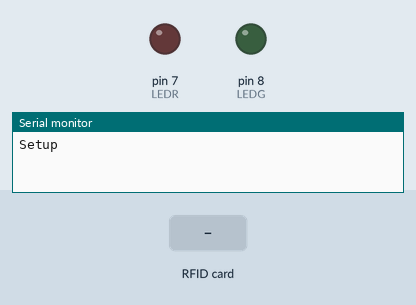
Recording of a sketch running on a simulated Arduino Uno, built with avr-gcc and run on an emulated ATmega328P. Parts: output pins drawn as LEDs (lit = HIGH), the last lines printed to the serial monitor. The inputs (shaded band) are chosen by the test bench. Pins used as bus, display or sensor lines are not drawn.

Above: at 1.2 s.
1.3 s: RFID card 52 48 94 10 9E held to the reader
At 2.2 s:
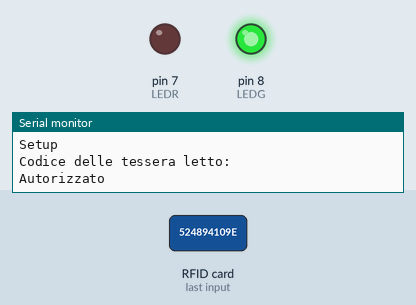
Timing chart, 0 to 12.8 s (numbered marks = the images above; inputs shaded):
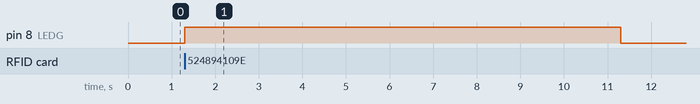

The sketch:

LeggiSchedaNFC.ino
```cpp
#include <RFID.h>

/*
 PINOUT:
 RC522 MODULE    Uno/Nano
 SDA             D10
 SCK             D13
 MOSI            D11
 MISO            D12
 IRQ             N/A
 GND             GND
 RST             D9
 3.3V            3.3V

 */

#include <SPI.h>
/* Vengono definiti PIN del RFID reader*/
#define SDA_DIO 10  // 53 per Arduino Mega
#define RESET_DIO 9
#define delayRead 1000 // Time of delay

/* Viene creata una istanza della RFID libreria */
RFID RC522(SDA_DIO, RESET_DIO);
#define LEDG 8
#define LEDR 7


void setup()
{
  Serial.begin(9600);
  /* Abilita SPI*/
  SPI.begin();
  /* Viene inizilizzato RFID reader */
  RC522.init();
  Serial.println("Setup");

  pinMode(LEDG, OUTPUT);
  pinMode(LEDR, OUTPUT);


}

void loop()
{
  /* Temporary loop counter */
  byte i;

  // Se viene letta una tessera
  if (RC522.isCard())
  {
    // Viene letto il suo codice
    RC522.readCardSerial();
    String codiceLetto ="";
    Serial.println("Codice delle tessera letto:");

    // Viene caricato il codice della tessera, all'interno di una Stringa
    for(i = 0; i <= 4; i++)
    {
      codiceLetto+= String (RC522.serNum[i],HEX);
      codiceLetto.toUpperCase();
    }

    if(codiceLetto!="524894109E")
    {
      Serial.println("NOn autorizzato");
       digitalWrite(LEDR, HIGH);  // accende il LED
  delay(10000);              // aspetta un secondo
  digitalWrite(LEDR, LOW);
    }
    else
    {
      Serial.println("Autorizzato");
       digitalWrite(LEDG, HIGH);  // accende il LED
  delay(10000);              // aspetta un secondo
  digitalWrite(LEDG, LOW);
    }

    Serial.println(codiceLetto);

  }
}
```

Measured:
- after the input at 1.3 s, pin 8 (LEDG): LOW → HIGH at once, → LOW 10.0 s later
